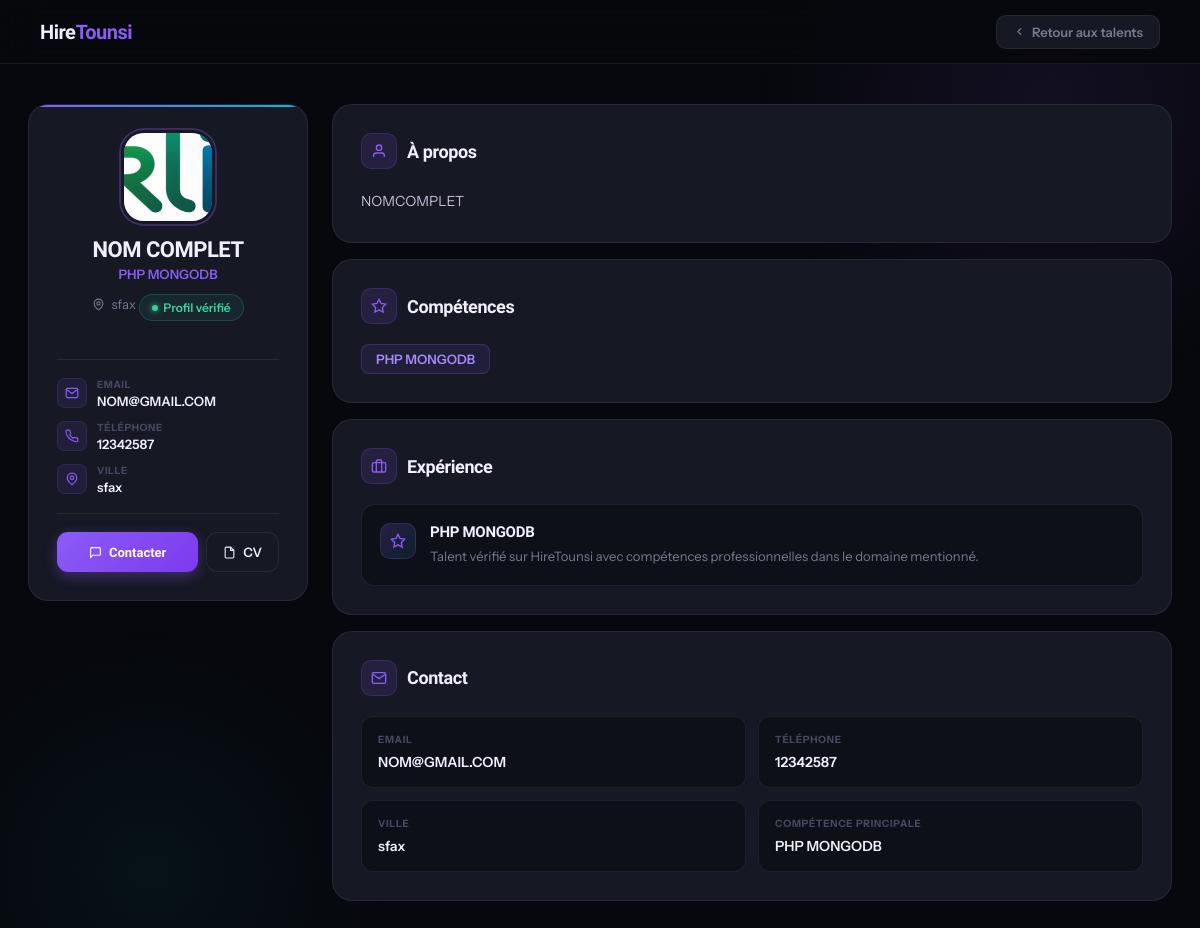
Screenshot of /profiletalents.php?id=14 with the database file from the repository.
### tables this page shows
CREATE TABLE `talents` (
  `id` int(11) NOT NULL,
  `name` varchar(100) DEFAULT NULL,
  `skill` varchar(100) DEFAULT NULL,
  `description` text DEFAULT NULL,
  `status` varchar(20) DEFAULT 'pending',
  `user_id` int(11) DEFAULT NULL,
  `email` varchar(255) DEFAULT NULL,
  `phone` varchar(255) DEFAULT NULL,
  `city` varchar(255) DEFAULT NULL,
  `photo` varchar(255) DEFAULT NULL
);

### profiletalents.php (the view, shortened to what this page needs)
<?php
include "config.php";
$id = (int) $_GET["id"];
$stmt = $pdo->prepare("SELECT * FROM talents WHERE id=?");
$stmt->execute([$id]);
$talent = $stmt->fetch();
$talentUser = null;
if (!empty($talent["user_id"])) {
    $userStmt = $pdo->prepare("SELECT id, email, name, avatar_path, role FROM users WHERE id = ?");
    $userStmt->execute([$talent["user_id"]]);
    $talentUser = $userStmt->fetch();
}
$talentUserId = $talent["user_id"] ?? ($talentUser["id"] ?? 0);
$talentName = $talent["name"] ?? ($talentUser["name"] ?? "Talent");
function getAvatarColor($name) {
    $colors = ['#8b5cf6', '#06b6d4', '#f59e0b', '#ef4444', '#10b981', '#ec4899', '#6366f1'];
    $hash = array_sum(array_map('ord', str_split($name)));
    return $colors[$hash % count($colors)];
}
$avatarColor = getAvatarColor($talentName);
?>
<!DOCTYPE html>
<html lang="fr">
<head>
</head>
<body>
<nav>
  <a href="index.html" class="logo">Hire<span>Tounsi</span></a>
  <a href="talents.php" class="back-btn">
    <svg width="13" height="13" viewBox="0 0 24 24" fill="none" stroke="currentColor" stroke-width="2"><path d="m15 18-6-6 6-6"/></svg>
    Retour aux talents
  </a>
</nav>
<div class="wrapper">
  <div class="sidebar">
    <div class="profile-card">
      <div class="avatar" style="background:<?= $avatarColor ?>">
        <?php if(!empty($talent["photo"])): ?>
          <img src="uploads/<?= htmlspecialchars($talent["photo"]) ?>" alt="photo">
        <?php else: ?>
          <?= getInitials($talent["name"]) ?>
        <?php endif; ?>
      </div>
      <div class="name"><?= htmlspecialchars($talent["name"]) ?></div>
      <div class="role"><?= htmlspecialchars($talent["skill"]) ?></div>
      <div class="location-row">
        <svg width="13" height="13" viewBox="0 0 24 24" fill="none" stroke="currentColor" stroke-width="2"><path d="M20 10c0 6-8 12-8 12s-8-6-8-12a8 8 0 0 1 16 0Z"/><circle cx="12" cy="10" r="3"/></svg>
        <?= htmlspecialchars($talent["city"] ?? "Tunisie") ?>
      </div>
      <div class="verified-badge">
        <span class="vdot"></span> Profil vérifié
      </div>
      <div class="divider"></div>
      <div class="info-row">
        <div class="info-icon">
          <svg width="14" height="14" viewBox="0 0 24 24" fill="none" stroke="currentColor" stroke-width="2"><path d="M4 4h16c1.1 0 2 .9 2 2v12c0 1.1-.9 2-2 2H4c-1.1 0-2-.9-2-2V6c0-1.1.9-2 2-2z"/><polyline points="22,6 12,13 2,6"/></svg>
        </div>
        <div>
          <div class="info-label">Email</div>
          <div class="info-val"><?= htmlspecialchars($talent["email"] ?? "Non renseigné") ?></div>
        </div>
      </div>
      <div class="info-row">
        <div class="info-icon">
        </div>
        <div>
          <div class="info-label">Téléphone</div>
          <div class="info-val"><?= htmlspecialchars($talent["phone"] ?? "Non renseigné") ?></div>
        </div>
      </div>
      <div class="info-row">
        <div class="info-icon">
          <svg width="14" height="14" viewBox="0 0 24 24" fill="none" stroke="currentColor" stroke-width="2"><path d="M20 10c0 6-8 12-8 12s-8-6-8-12a8 8 0 0 1 16 0Z"/><circle cx="12" cy="10" r="3"/></svg>
        </div>
        <div>
          <div class="info-label">Ville</div>
          <div class="info-val"><?= htmlspecialchars($talent["city"] ?? "Tunisie") ?></div>
        </div>
      </div>
      <div class="divider"></div>
      <div class="actions">
        <?php if ($talentUserId > 0): ?>
          <a href="messaging.php?user=<?= $talentUserId ?>" class="btn-primary" id="contactLink">
            <svg width="13" height="13" viewBox="0 0 24 24" fill="none" stroke="currentColor" stroke-width="2"><path d="M21 15a2 2 0 0 1-2 2H7l-4 4V5a2 2 0 0 1 2-2h14a2 2 0 0 1 2 2z"/></svg>
            Contacter
          </a>
        <?php endif; ?>
        <a href="#" class="btn-secondary" onclick="window.print();return false;">
          <svg width="13" height="13" viewBox="0 0 24 24" fill="none" stroke="currentColor" stroke-width="2"><path d="M14 2H6a2 2 0 0 0-2 2v16a2 2 0 0 0 2 2h12a2 2 0 0 0 2-2V8z"/><polyline points="14 2 14 8 20 8"/></svg>
          CV
        </a>
      </div>
    </div>
  </div>
  <div class="content">
    <div class="section">
      <div class="section-header">
        <div class="section-icon">
          <svg width="16" height="16" viewBox="0 0 24 24" fill="none" stroke="currentColor" stroke-width="2"><path d="M20 21v-2a4 4 0 0 0-4-4H8a4 4 0 0 0-4 4v2"/><circle cx="12" cy="7" r="4"/></svg>
        </div>
        <div class="section-title">À propos</div>
      </div>
      <div class="about">
        <?= nl2br(htmlspecialchars($talent["description"] ?? "Aucune description disponible.")) ?>
      </div>
    </div>
    <div class="section">
      <div class="section-header">
        <div class="section-icon">
          <svg width="16" height="16" viewBox="0 0 24 24" fill="none" stroke="currentColor" stroke-width="2"><path d="M12 2l3.09 6.26L22 9.27l-5 4.87 1.18 6.88L12 17.77l-6.18 3.25L7 14.14 2 9.27l6.91-1.01L12 2z"/></svg>
        </div>
        <div class="section-title">Compétences</div>
      </div>
      <div class="skills">
        <?php
          $skills = explode(",", $talent["skill"]);
          foreach($skills as $skill):
            if(trim($skill)):
        ?>
          <div class="skill"><?= htmlspecialchars(trim($skill)) ?></div>
        <?php endif; endforeach; ?>
      </div>
    </div>
    <div class="section">
      <div class="section-header">
        <div class="section-icon">
          <svg width="16" height="16" viewBox="0 0 24 24" fill="none" stroke="currentColor" stroke-width="2"><rect width="20" height="14" x="2" y="7" rx="2"/><path d="M16 21V5a2 2 0 0 0-2-2h-4a2 2 0 0 0-2 2v16"/></svg>
        </div>
        <div class="section-title">Expérience</div>
      </div>
      <div class="timeline">
        <div class="timeline-item">
          <div class="tl-dot">
            <svg width="16" height="16" viewBox="0 0 24 24" fill="none" stroke="currentColor" stroke-width="2"><path d="M12 2l3.09 6.26L22 9.27l-5 4.87 1.18 6.88L12 17.77l-6.18 3.25L7 14.14 2 9.27l6.91-1.01L12 2z"/></svg>
          </div>
          <div class="tl-content">
            <h4><?= htmlspecialchars($talent["skill"]) ?></h4>
            <p>Talent vérifié sur HireTounsi avec compétences professionnelles dans le domaine mentionné.</p>
          </div>
        </div>
      </div>
    </div>
    <div class="section">
      <div class="section-header">
        <div class="section-icon">
          <svg width="16" height="16" viewBox="0 0 24 24" fill="none" stroke="currentColor" stroke-width="2"><path d="M4 4h16c1.1 0 2 .9 2 2v12c0 1.1-.9 2-2 2H4c-1.1 0-2-.9-2-2V6c0-1.1.9-2 2-2z"/><polyline points="22,6 12,13 2,6"/></svg>
        </div>
        <div class="section-title">Contact</div>
      </div>
      <div class="contact-grid">
        <div class="contact-box">
          <span>Email</span>
          <b><?= htmlspecialchars($talent["email"] ?? "Non renseigné") ?></b>
        </div>
        <div class="contact-box">
          <span>Téléphone</span>
          <b><?= htmlspecialchars($talent["phone"] ?? "Non renseigné") ?></b>
        </div>
        <div class="contact-box">
          <span>Ville</span>
          <b><?= htmlspecialchars($talent["city"] ?? "Tunisie") ?></b>
        </div>
        <div class="contact-box">
          <span>Compétence principale</span>
          <b><?= htmlspecialchars($talent["skill"]) ?></b>
        </div>
      </div>
    </div>
  </div>
</div>
</body>
</html>

### rows the page displays
talents: photo (picture), name "NOM COMPLET", skill "PHP MONGODB", city "sfax", email "NOM@GMAIL.COM", phone "12342587", description "NOMCOMPLET"
